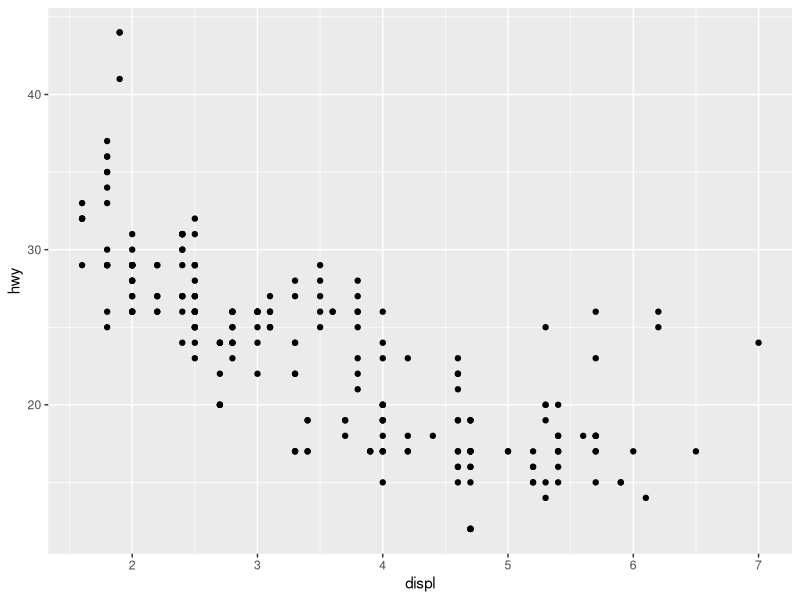
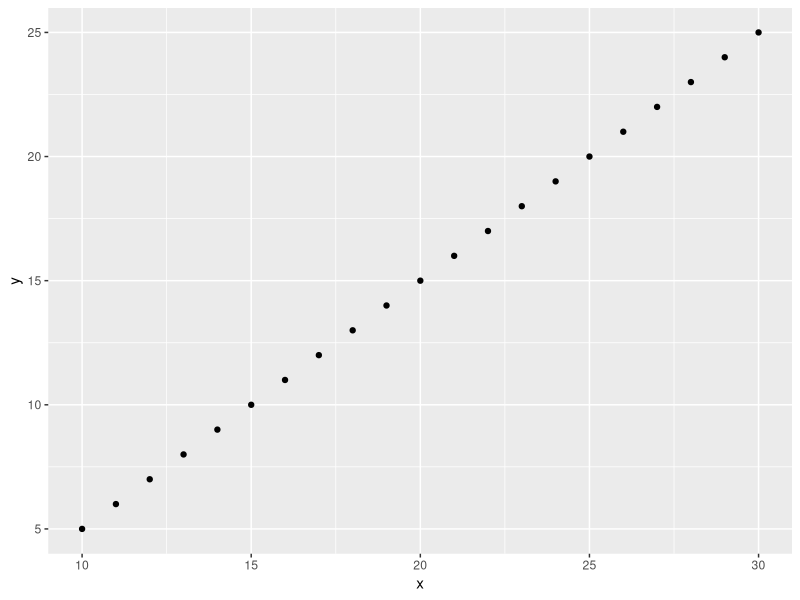
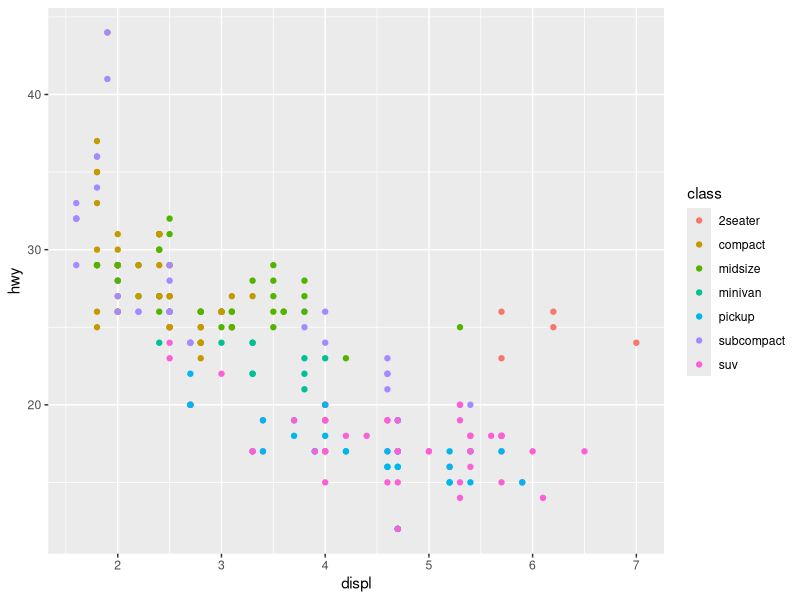
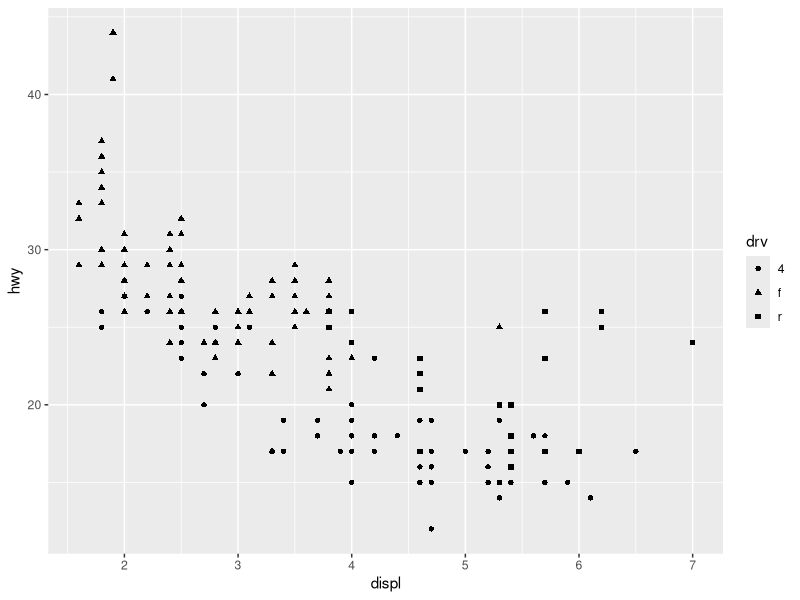
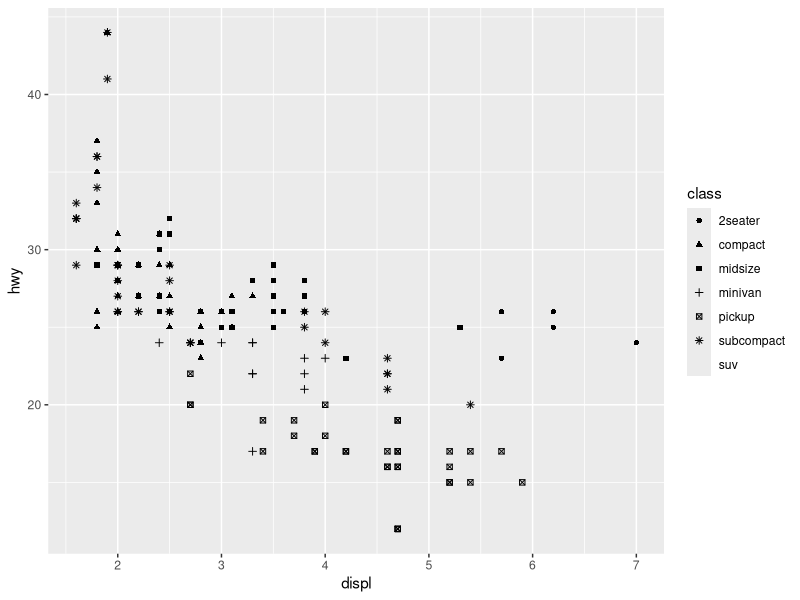
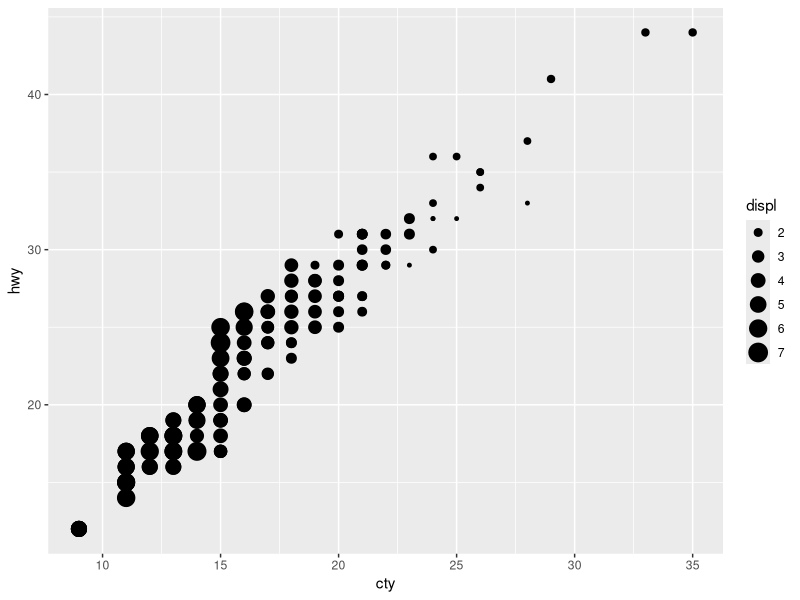
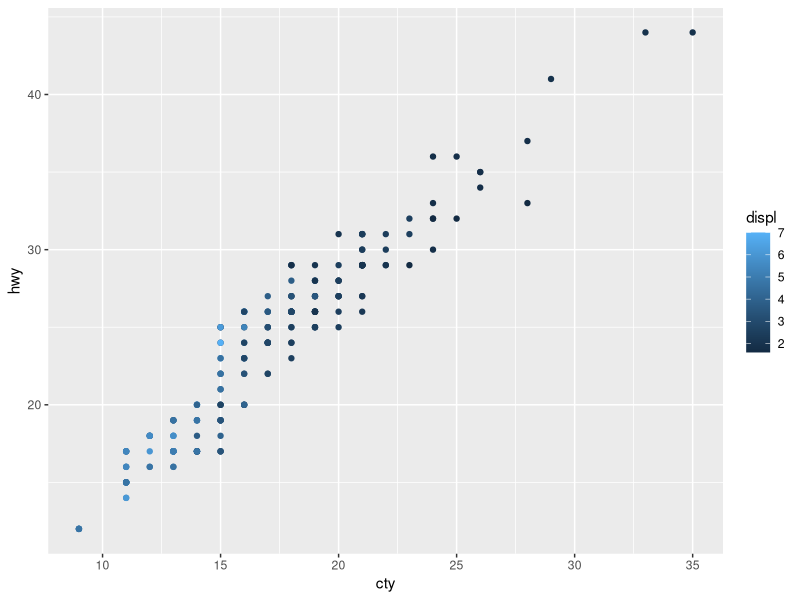
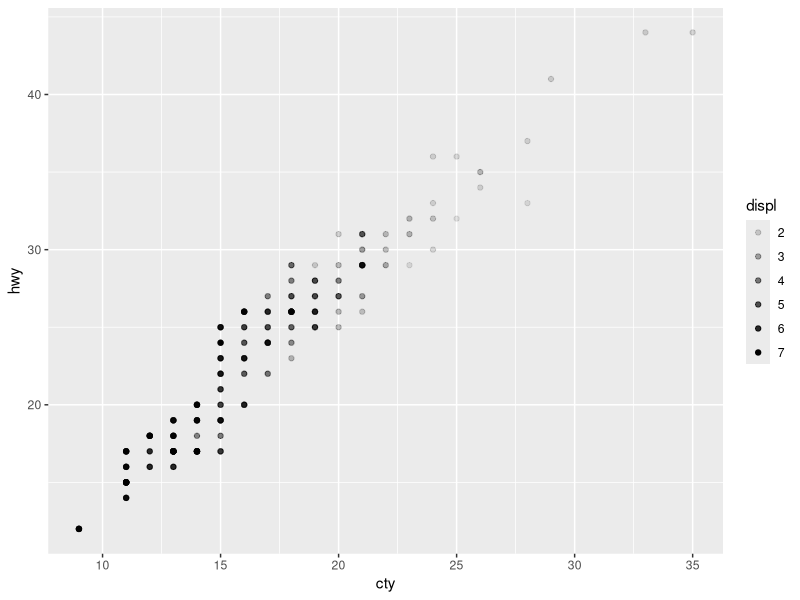

R code for these plots, in order:
# Day 14
library(tidyverse)
mpg
ggplot() + geom_point(mapping = aes(x = displ, y = hwy), data = mpg)

x <- c(10:30)
y <- seq(length = length(x), from = 5, by = 1)
ggplot() + geom_point(mapping = aes(x = x, y =y))

ggplot() + geom_point(mapping = aes(x = displ, y = hwy, color = class), data = mpg)
ggplot() + geom_point(mapping = aes(x = displ, y = hwy, shape = drv), data = mpg)
ggplot() + geom_point(mapping = aes(x = displ, y = hwy, shape = class), data = mpg)


ggplot() + geom_point(mapping = aes(x = cty, y = hwy, size = displ), data = mpg)
ggplot() + geom_point(mapping = aes(x = cty, y = hwy, color = displ), data = mpg)
ggplot() + geom_point(mapping = aes(x = cty, y = hwy, alpha = displ), data = mpg)

ggplot() + geom_point(mapping = aes(x = displ, y = hwy, size=class), data = mpg)
ggplot() + geom_point(mapping = aes(x = displ, y = hwy, alpha=class), data = mpg)                      

ggplot() + geom_point(mapping = aes(x = displ, y = hwy, color=drv, shape=drv), data = mpg)

ggplot() + geom_point(mapping = aes(x=cty, y=hwy, color=drv, shape=drv), data = mpg)

head(iris)
ggplot() + geom_point(mapping = aes(x=Sepal.Length, y=Sepal.Width, color=Species, shape=Species), data = iris)
ggplot() + geom_point(mapping = aes(x=iris$Sepal.Length, y=iris$Sepal.Width, color=iris$Species, shape=iris$Species))


ggplot() + geom_point(mapping = aes(x=displ, y=hwy), data=mpg, color="blue")
ggplot() + geom_point(mapping = aes(x=displ, y=hwy, color="blue"), data=mpg)

### group
Orange
names(Orange)
ggplot() + geom_point(mapping = aes(x=age, y=circumference), data = Orange)
ggplot() + geom_line(mapping = aes(x=age, y=circumference), data = Orange)
ggplot() + geom_line(mapping = aes(x=age, y=circumference, group= Tree), data = Orange)


Orange$Tree
ggplot() + geom_line(mapping = aes(x=age, y=circumference, group=Tree, color=Tree), data =Orange)
ggplot() + geom_line(mapping = aes(x=Orange$age, y=Orange$circumference, color=Orange$Tree))
ggplot() + geom_line(mapping = aes(x=Orange$age, y=Orange$circumference, linetype=Orange$Tree))







